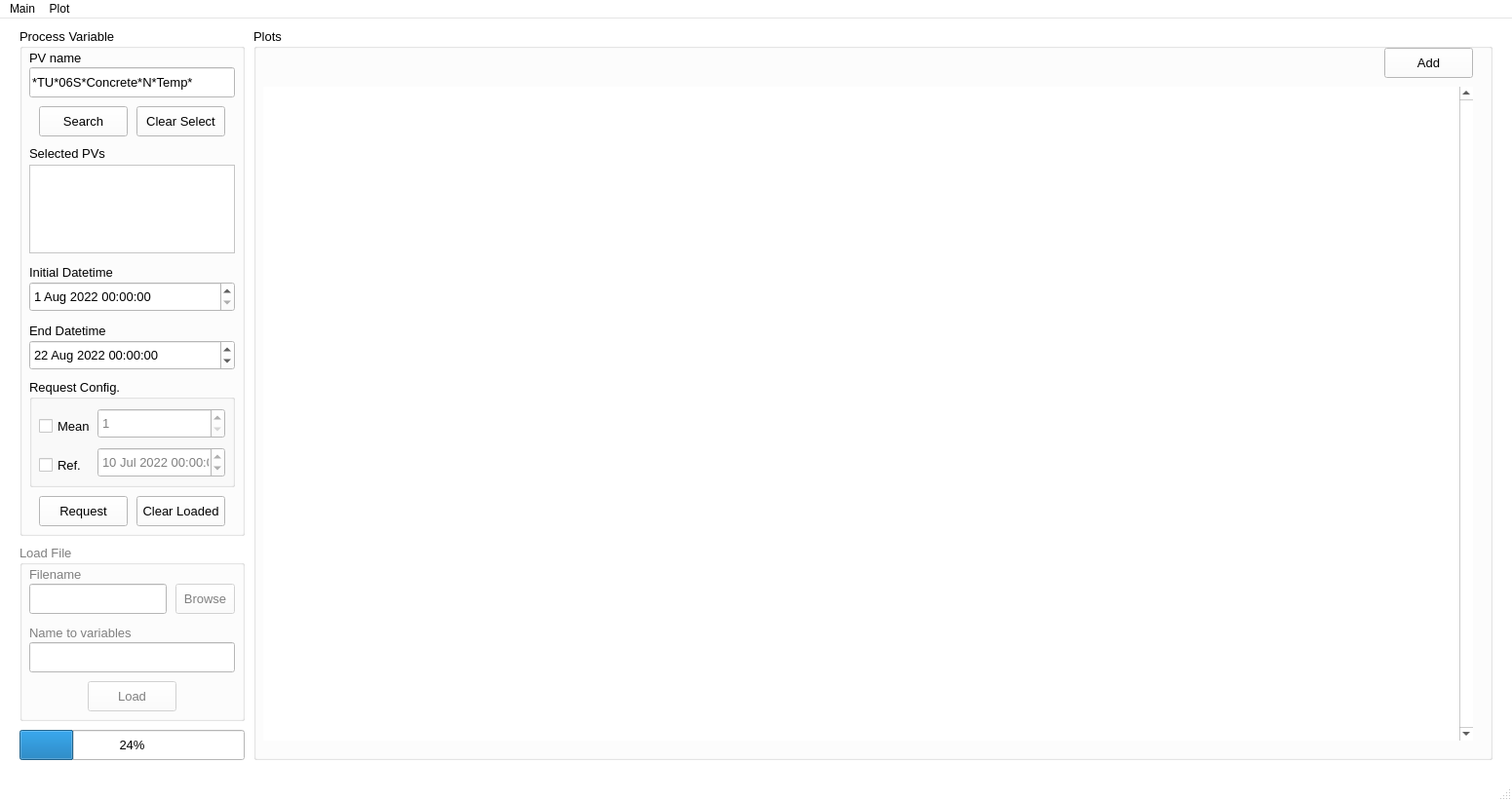
<?xml version="1.0" encoding="UTF-8"?>
<ui version="4.0">
 <class>MainWindow</class>
 <widget class="QMainWindow" name="MainWindow">
  <property name="geometry">
   <rect>
    <x>0</x>
    <y>0</y>
    <width>1551</width>
    <height>822</height>
   </rect>
  </property>
  <property name="palette">
   <palette>
    <active>
     <colorrole role="WindowText">
      <brush brushstyle="SolidPattern">
       <color alpha="255">
        <red>0</red>
        <green>0</green>
        <blue>0</blue>
       </color>
      </brush>
     </colorrole>
     <colorrole role="Button">
      <brush brushstyle="SolidPattern">
       <color alpha="255">
        <red>255</red>
        <green>255</green>
        <blue>255</blue>
       </color>
      </brush>
     </colorrole>
     <colorrole role="Light">
      <brush brushstyle="SolidPattern">
       <color alpha="255">
        <red>255</red>
        <green>255</green>
        <blue>255</blue>
       </color>
      </brush>
     </colorrole>
     <colorrole role="Midlight">
      <brush brushstyle="SolidPattern">
       <color alpha="255">
        <red>255</red>
        <green>255</green>
        <blue>255</blue>
       </color>
      </brush>
     </colorrole>
     <colorrole role="Dark">
      <brush brushstyle="SolidPattern">
       <color alpha="255">
        <red>127</red>
        <green>127</green>
        <blue>127</blue>
       </color>
      </brush>
     </colorrole>
     <colorrole role="Mid">
      <brush brushstyle="SolidPattern">
       <color alpha="255">
        <red>170</red>
        <green>170</green>
        <blue>170</blue>
       </color>
      </brush>
     </colorrole>
     <colorrole role="Text">
      <brush brushstyle="SolidPattern">
       <color alpha="255">
        <red>0</red>
        <green>0</green>
        <blue>0</blue>
       </color>
      </brush>
     </colorrole>
     <colorrole role="BrightText">
      <brush brushstyle="SolidPattern">
       <color alpha="255">
        <red>255</red>
        <green>255</green>
        <blue>255</blue>
       </color>
      </brush>
     </colorrole>
     <colorrole role="ButtonText">
      <brush brushstyle="SolidPattern">
       <color alpha="255">
        <red>0</red>
        <green>0</green>
        <blue>0</blue>
       </color>
      </brush>
     </colorrole>
     <colorrole role="Base">
      <brush brushstyle="SolidPattern">
       <color alpha="255">
        <red>255</red>
        <green>255</green>
        <blue>255</blue>
       </color>
      </brush>
     </colorrole>
     <colorrole role="Window">
      <brush brushstyle="SolidPattern">
       <color alpha="255">
        <red>255</red>
        <green>255</green>
        <blue>255</blue>
       </color>
      </brush>
     </colorrole>
     <colorrole role="Shadow">
      <brush brushstyle="SolidPattern">
       <color alpha="255">
        <red>0</red>
        <green>0</green>
        <blue>0</blue>
       </color>
      </brush>
     </colorrole>
     <colorrole role="AlternateBase">
      <brush brushstyle="SolidPattern">
       <color alpha="255">
        <red>255</red>
        <green>255</green>
        <blue>255</blue>
       </color>
      </brush>
     </colorrole>
     <colorrole role="ToolTipBase">
      <brush brushstyle="SolidPattern">
       <color alpha="255">
        <red>255</red>
        <green>255</green>
        <blue>220</blue>
       </color>
      </brush>
     </colorrole>
     <colorrole role="ToolTipText">
      <brush brushstyle="SolidPattern">
       <color alpha="255">
        <red>0</red>
        <green>0</green>
        <blue>0</blue>
       </color>
      </brush>
     </colorrole>
    </active>
    <inactive>
     <colorrole role="WindowText">
      <brush brushstyle="SolidPattern">
       <color alpha="255">
        <red>0</red>
        <green>0</green>
        <blue>0</blue>
       </color>
      </brush>
     </colorrole>
     <colorrole role="Button">
      <brush brushstyle="SolidPattern">
       <color alpha="255">
        <red>255</red>
        <green>255</green>
        <blue>255</blue>
       </color>
      </brush>
     </colorrole>
     <colorrole role="Light">
      <brush brushstyle="SolidPattern">
       <color alpha="255">
        <red>255</red>
        <green>255</green>
        <blue>255</blue>
       </color>
      </brush>
     </colorrole>
     <colorrole role="Midlight">
      <brush brushstyle="SolidPattern">
       <color alpha="255">
        <red>255</red>
        <green>255</green>
        <blue>255</blue>
       </color>
      </brush>
     </colorrole>
     <colorrole role="Dark">
      <brush brushstyle="SolidPattern">
       <color alpha="255">
        <red>127</red>
        <green>127</green>
        <blue>127</blue>
       </color>
      </brush>
     </colorrole>
     <colorrole role="Mid">
      <brush brushstyle="SolidPattern">
       <color alpha="255">
        <red>170</red>
        <green>170</green>
        <blue>170</blue>
       </color>
      </brush>
     </colorrole>
     <colorrole role="Text">
      <brush brushstyle="SolidPattern">
       <color alpha="255">
        <red>0</red>
        <green>0</green>
        <blue>0</blue>
       </color>
      </brush>
     </colorrole>
     <colorrole role="BrightText">
      <brush brushstyle="SolidPattern">
       <color alpha="255">
        <red>255</red>
        <green>255</green>
        <blue>255</blue>
       </color>
      </brush>
     </colorrole>
     <colorrole role="ButtonText">
      <brush brushstyle="SolidPattern">
       <color alpha="255">
        <red>0</red>
        <green>0</green>
        <blue>0</blue>
       </color>
      </brush>
     </colorrole>
     <colorrole role="Base">
      <brush brushstyle="SolidPattern">
       <color alpha="255">
        <red>255</red>
        <green>255</green>
        <blue>255</blue>
       </color>
      </brush>
     </colorrole>
     <colorrole role="Window">
      <brush brushstyle="SolidPattern">
       <color alpha="255">
        <red>255</red>
        <green>255</green>
        <blue>255</blue>
       </color>
      </brush>
     </colorrole>
     <colorrole role="Shadow">
      <brush brushstyle="SolidPattern">
       <color alpha="255">
        <red>0</red>
        <green>0</green>
        <blue>0</blue>
       </color>
      </brush>
     </colorrole>
     <colorrole role="AlternateBase">
      <brush brushstyle="SolidPattern">
       <color alpha="255">
        <red>255</red>
        <green>255</green>
        <blue>255</blue>
       </color>
      </brush>
     </colorrole>
     <colorrole role="ToolTipBase">
      <brush brushstyle="SolidPattern">
       <color alpha="255">
        <red>255</red>
        <green>255</green>
        <blue>220</blue>
       </color>
      </brush>
     </colorrole>
     <colorrole role="ToolTipText">
      <brush brushstyle="SolidPattern">
       <color alpha="255">
        <red>0</red>
        <green>0</green>
        <blue>0</blue>
       </color>
      </brush>
     </colorrole>
    </inactive>
    <disabled>
     <colorrole role="WindowText">
      <brush brushstyle="SolidPattern">
       <color alpha="255">
        <red>127</red>
        <green>127</green>
        <blue>127</blue>
       </color>
      </brush>
     </colorrole>
     <colorrole role="Button">
      <brush brushstyle="SolidPattern">
       <color alpha="255">
        <red>255</red>
        <green>255</green>
        <blue>255</blue>
       </color>
      </brush>
     </colorrole>
     <colorrole role="Light">
      <brush brushstyle="SolidPattern">
       <color alpha="255">
        <red>255</red>
        <green>255</green>
        <blue>255</blue>
       </color>
      </brush>
     </colorrole>
     <colorrole role="Midlight">
      <brush brushstyle="SolidPattern">
       <color alpha="255">
        <red>255</red>
        <green>255</green>
        <blue>255</blue>
       </color>
      </brush>
     </colorrole>
     <colorrole role="Dark">
      <brush brushstyle="SolidPattern">
       <color alpha="255">
        <red>127</red>
        <green>127</green>
        <blue>127</blue>
       </color>
      </brush>
     </colorrole>
     <colorrole role="Mid">
      <brush brushstyle="SolidPattern">
       <color alpha="255">
        <red>170</red>
        <green>170</green>
        <blue>170</blue>
       </color>
      </brush>
     </colorrole>
     <colorrole role="Text">
      <brush brushstyle="SolidPattern">
       <color alpha="255">
        <red>127</red>
        <green>127</green>
        <blue>127</blue>
       </color>
      </brush>
     </colorrole>
     <colorrole role="BrightText">
      <brush brushstyle="SolidPattern">
       <color alpha="255">
        <red>255</red>
        <green>255</green>
        <blue>255</blue>
       </color>
      </brush>
     </colorrole>
     <colorrole role="ButtonText">
      <brush brushstyle="SolidPattern">
       <color alpha="255">
        <red>127</red>
        <green>127</green>
        <blue>127</blue>
       </color>
      </brush>
     </colorrole>
     <colorrole role="Base">
      <brush brushstyle="SolidPattern">
       <color alpha="255">
        <red>255</red>
        <green>255</green>
        <blue>255</blue>
       </color>
      </brush>
     </colorrole>
     <colorrole role="Window">
      <brush brushstyle="SolidPattern">
       <color alpha="255">
        <red>255</red>
        <green>255</green>
        <blue>255</blue>
       </color>
      </brush>
     </colorrole>
     <colorrole role="Shadow">
      <brush brushstyle="SolidPattern">
       <color alpha="255">
        <red>0</red>
        <green>0</green>
        <blue>0</blue>
       </color>
      </brush>
     </colorrole>
     <colorrole role="AlternateBase">
      <brush brushstyle="SolidPattern">
       <color alpha="255">
        <red>255</red>
        <green>255</green>
        <blue>255</blue>
       </color>
      </brush>
     </colorrole>
     <colorrole role="ToolTipBase">
      <brush brushstyle="SolidPattern">
       <color alpha="255">
        <red>255</red>
        <green>255</green>
        <blue>220</blue>
       </color>
      </brush>
     </colorrole>
     <colorrole role="ToolTipText">
      <brush brushstyle="SolidPattern">
       <color alpha="255">
        <red>0</red>
        <green>0</green>
        <blue>0</blue>
       </color>
      </brush>
     </colorrole>
    </disabled>
   </palette>
  </property>
  <property name="windowTitle">
   <string>MainWindow</string>
  </property>
  <widget class="QWidget" name="centralwidget">
   <widget class="QGroupBox" name="groupBox">
    <property name="geometry">
     <rect>
      <x>20</x>
      <y>10</y>
      <width>231</width>
      <height>521</height>
     </rect>
    </property>
    <property name="font">
     <font>
      <pointsize>10</pointsize>
     </font>
    </property>
    <property name="title">
     <string>Process Variable</string>
    </property>
    <widget class="QLineEdit" name="form_pvName">
     <property name="geometry">
      <rect>
       <x>10</x>
       <y>40</y>
       <width>211</width>
       <height>31</height>
      </rect>
     </property>
     <property name="text">
      <string>*TU*06S*Concrete*N*Temp*</string>
     </property>
    </widget>
    <widget class="QLabel" name="label">
     <property name="geometry">
      <rect>
       <x>10</x>
       <y>20</y>
       <width>191</width>
       <height>20</height>
      </rect>
     </property>
     <property name="text">
      <string>PV name</string>
     </property>
    </widget>
    <widget class="QDateTimeEdit" name="form_iniDatetime">
     <property name="geometry">
      <rect>
       <x>10</x>
       <y>260</y>
       <width>211</width>
       <height>31</height>
      </rect>
     </property>
     <property name="dateTime">
      <datetime>
       <hour>0</hour>
       <minute>0</minute>
       <second>0</second>
       <year>2022</year>
       <month>8</month>
       <day>1</day>
      </datetime>
     </property>
    </widget>
    <widget class="QLabel" name="label_2">
     <property name="geometry">
      <rect>
       <x>10</x>
       <y>240</y>
       <width>191</width>
       <height>20</height>
      </rect>
     </property>
     <property name="text">
      <string>Initial Datetime</string>
     </property>
    </widget>
    <widget class="QDateTimeEdit" name="form_endDatetime">
     <property name="geometry">
      <rect>
       <x>10</x>
       <y>320</y>
       <width>211</width>
       <height>31</height>
      </rect>
     </property>
     <property name="dateTime">
      <datetime>
       <hour>0</hour>
       <minute>0</minute>
       <second>0</second>
       <year>2022</year>
       <month>8</month>
       <day>22</day>
      </datetime>
     </property>
    </widget>
    <widget class="QLabel" name="label_3">
     <property name="geometry">
      <rect>
       <x>10</x>
       <y>300</y>
       <width>191</width>
       <height>20</height>
      </rect>
     </property>
     <property name="text">
      <string>End Datetime</string>
     </property>
    </widget>
    <widget class="QGroupBox" name="groupBox_3">
     <property name="enabled">
      <bool>true</bool>
     </property>
     <property name="geometry">
      <rect>
       <x>10</x>
       <y>360</y>
       <width>211</width>
       <height>111</height>
      </rect>
     </property>
     <property name="title">
      <string>Request Config.</string>
     </property>
     <widget class="QDateTimeEdit" name="form_reference">
      <property name="enabled">
       <bool>false</bool>
      </property>
      <property name="geometry">
       <rect>
        <x>70</x>
        <y>70</y>
        <width>131</width>
        <height>31</height>
       </rect>
      </property>
      <property name="dateTime">
       <datetime>
        <hour>0</hour>
        <minute>0</minute>
        <second>0</second>
        <year>2022</year>
        <month>7</month>
        <day>10</day>
       </datetime>
      </property>
     </widget>
     <widget class="QCheckBox" name="cb_mean">
      <property name="geometry">
       <rect>
        <x>10</x>
        <y>40</y>
        <width>70</width>
        <height>17</height>
       </rect>
      </property>
      <property name="text">
       <string>Mean</string>
      </property>
     </widget>
     <widget class="QCheckBox" name="cb_reference">
      <property name="geometry">
       <rect>
        <x>10</x>
        <y>80</y>
        <width>70</width>
        <height>17</height>
       </rect>
      </property>
      <property name="text">
       <string>Ref.</string>
      </property>
     </widget>
     <widget class="QSpinBox" name="form_mean">
      <property name="enabled">
       <bool>false</bool>
      </property>
      <property name="geometry">
       <rect>
        <x>70</x>
        <y>30</y>
        <width>131</width>
        <height>31</height>
       </rect>
      </property>
      <property name="minimum">
       <number>1</number>
      </property>
      <property name="maximum">
       <number>1000000000</number>
      </property>
     </widget>
    </widget>
    <widget class="QPushButton" name="button_request">
     <property name="geometry">
      <rect>
       <x>20</x>
       <y>480</y>
       <width>91</width>
       <height>31</height>
      </rect>
     </property>
     <property name="text">
      <string>Request</string>
     </property>
    </widget>
    <widget class="QPushButton" name="button_clearPVsLoaded">
     <property name="geometry">
      <rect>
       <x>120</x>
       <y>480</y>
       <width>91</width>
       <height>31</height>
      </rect>
     </property>
     <property name="text">
      <string>Clear Loaded</string>
     </property>
    </widget>
    <widget class="QPushButton" name="button_searchPV">
     <property name="geometry">
      <rect>
       <x>20</x>
       <y>80</y>
       <width>91</width>
       <height>31</height>
      </rect>
     </property>
     <property name="text">
      <string>Search</string>
     </property>
    </widget>
    <widget class="QPushButton" name="button_clearPVs">
     <property name="geometry">
      <rect>
       <x>120</x>
       <y>80</y>
       <width>91</width>
       <height>31</height>
      </rect>
     </property>
     <property name="text">
      <string>Clear Select</string>
     </property>
    </widget>
    <widget class="QTextBrowser" name="logBox">
     <property name="geometry">
      <rect>
       <x>10</x>
       <y>140</y>
       <width>211</width>
       <height>91</height>
      </rect>
     </property>
    </widget>
    <widget class="QLabel" name="label_6">
     <property name="geometry">
      <rect>
       <x>10</x>
       <y>120</y>
       <width>211</width>
       <height>16</height>
      </rect>
     </property>
     <property name="text">
      <string>Selected PVs</string>
     </property>
    </widget>
   </widget>
   <widget class="QGroupBox" name="groupBox_2">
    <property name="enabled">
     <bool>false</bool>
    </property>
    <property name="geometry">
     <rect>
      <x>20</x>
      <y>540</y>
      <width>231</width>
      <height>181</height>
     </rect>
    </property>
    <property name="font">
     <font>
      <pointsize>10</pointsize>
     </font>
    </property>
    <property name="title">
     <string>Load File</string>
    </property>
    <widget class="QLineEdit" name="lineEdit_2">
     <property name="enabled">
      <bool>false</bool>
     </property>
     <property name="geometry">
      <rect>
       <x>10</x>
       <y>40</y>
       <width>141</width>
       <height>31</height>
      </rect>
     </property>
    </widget>
    <widget class="QLabel" name="label_4">
     <property name="geometry">
      <rect>
       <x>10</x>
       <y>20</y>
       <width>191</width>
       <height>20</height>
      </rect>
     </property>
     <property name="text">
      <string>Filename</string>
     </property>
    </widget>
    <widget class="QPushButton" name="pushButton_3">
     <property name="enabled">
      <bool>false</bool>
     </property>
     <property name="geometry">
      <rect>
       <x>160</x>
       <y>40</y>
       <width>61</width>
       <height>31</height>
      </rect>
     </property>
     <property name="text">
      <string>Browse</string>
     </property>
    </widget>
    <widget class="QPushButton" name="pushButton_4">
     <property name="enabled">
      <bool>false</bool>
     </property>
     <property name="geometry">
      <rect>
       <x>70</x>
       <y>140</y>
       <width>91</width>
       <height>31</height>
      </rect>
     </property>
     <property name="text">
      <string>Load</string>
     </property>
    </widget>
    <widget class="QLineEdit" name="lineEdit_3">
     <property name="enabled">
      <bool>false</bool>
     </property>
     <property name="geometry">
      <rect>
       <x>10</x>
       <y>100</y>
       <width>211</width>
       <height>31</height>
      </rect>
     </property>
    </widget>
    <widget class="QLabel" name="label_5">
     <property name="geometry">
      <rect>
       <x>10</x>
       <y>80</y>
       <width>191</width>
       <height>20</height>
      </rect>
     </property>
     <property name="text">
      <string>Name to variables</string>
     </property>
    </widget>
   </widget>
   <widget class="QProgressBar" name="progressBar">
    <property name="geometry">
     <rect>
      <x>20</x>
      <y>730</y>
      <width>231</width>
      <height>31</height>
     </rect>
    </property>
    <property name="font">
     <font>
      <pointsize>10</pointsize>
     </font>
    </property>
    <property name="value">
     <number>24</number>
    </property>
   </widget>
   <widget class="QGroupBox" name="groupBox_5">
    <property name="geometry">
     <rect>
      <x>260</x>
      <y>10</y>
      <width>1271</width>
      <height>751</height>
     </rect>
    </property>
    <property name="font">
     <font>
      <pointsize>10</pointsize>
     </font>
    </property>
    <property name="title">
     <string>Plots</string>
    </property>
    <widget class="QScrollArea" name="plotArea">
     <property name="geometry">
      <rect>
       <x>10</x>
       <y>60</y>
       <width>1241</width>
       <height>671</height>
      </rect>
     </property>
     <property name="frameShape">
      <enum>QFrame::NoFrame</enum>
     </property>
     <property name="verticalScrollBarPolicy">
      <enum>Qt::ScrollBarAlwaysOn</enum>
     </property>
     <property name="sizeAdjustPolicy">
      <enum>QAbstractScrollArea::AdjustToContentsOnFirstShow</enum>
     </property>
     <property name="widgetResizable">
      <bool>true</bool>
     </property>
     <widget class="QWidget" name="scrollAreaWidgetContents">
      <property name="geometry">
       <rect>
        <x>0</x>
        <y>0</y>
        <width>1224</width>
        <height>671</height>
       </rect>
      </property>
     </widget>
    </widget>
    <widget class="QPushButton" name="button_addPlot">
     <property name="geometry">
      <rect>
       <x>1160</x>
       <y>20</y>
       <width>91</width>
       <height>31</height>
      </rect>
     </property>
     <property name="text">
      <string>Add</string>
     </property>
    </widget>
   </widget>
  </widget>
  <widget class="QMenuBar" name="menubar">
   <property name="geometry">
    <rect>
     <x>0</x>
     <y>0</y>
     <width>1551</width>
     <height>21</height>
    </rect>
   </property>
   <widget class="QMenu" name="menuMain">
    <property name="title">
     <string>Main</string>
    </property>
   </widget>
   <widget class="QMenu" name="menuChart_Options">
    <property name="title">
     <string>Plot</string>
    </property>
   </widget>
   <addaction name="menuMain"/>
   <addaction name="menuChart_Options"/>
  </widget>
  <widget class="QStatusBar" name="statusbar"/>
 </widget>
 <resources/>
 <connections/>
</ui>
